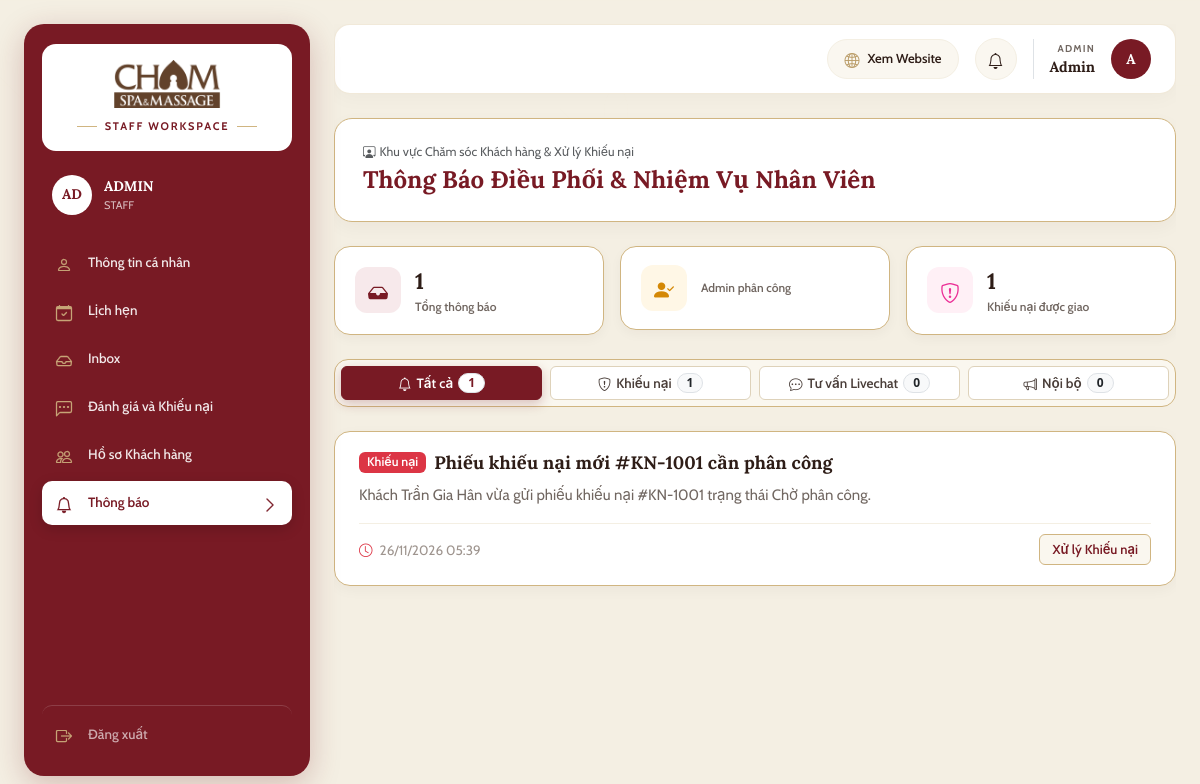
The page /marketing/staff/ (signed in) on the database its author committed.
### core/models.py (models this page shows, shortened)
class User(AbstractUser):
    name = models.CharField(max_length=255, verbose_name="Họ và tên")
    email = models.EmailField(max_length=255, unique=True, verbose_name="Địa chỉ Email")
    phone = models.CharField(max_length=20, unique=True, verbose_name="Số điện thoại (Unique)")
    is_active = models.BooleanField(default=True, verbose_name="Trạng thái tài khoản (True=Hoạt động, False=Đã khóa)")
    updated_at = models.DateTimeField(auto_now=True, verbose_name="Thời điểm cập nhật gần nhất")
    class Meta:
        db_table = "chamspa_user"
        verbose_name = "Người dùng"
        verbose_name_plural = "MOD-05: 1. Người dùng (Users)"

class Notification(models.Model):
    STATUS_CHOICES = [
        ('Chờ gửi', 'Chờ gửi'),
        ('Đã gửi', 'Đã gửi'),
    ]
    notification_code = models.CharField(max_length=50, unique=True, null=True, blank=True, verbose_name="Mã thông báo")
    user = models.ForeignKey(User, on_delete=models.CASCADE, related_name='notifications',
                             verbose_name="Người nhận thông báo")
    title = models.CharField(max_length=255, verbose_name="Tiêu đề thông báo")
    content = models.TextField(verbose_name="Nội dung thông báo")
    promotion = models.ForeignKey(Promotion, on_delete=models.SET_NULL, null=True, blank=True,
                                  related_name='notifications', verbose_name="Khuyến mãi đính kèm")
    delivery_channels = models.CharField(max_length=100, default='Web', verbose_name="Kênh phát (Web/Email/SMS)")
    status = models.CharField(max_length=50, choices=STATUS_CHOICES, default='Chờ gửi', verbose_name="Trạng thái gửi")
    created_at = models.DateTimeField(auto_now_add=True, verbose_name="Thời điểm gửi thông báo")
    class Meta:
        db_table = "chamspa_notification"
        ordering = ['-created_at']
        verbose_name = "Thông báo hệ thống"
        verbose_name_plural = "MOD-07: 12. Thông báo hệ thống (Notifications)"

### marketing/views.py (the view)
# urls.py: path('staff/', views.staff_notifications_view, name='staff_notifications'),
@login_required
def staff_notifications_view(request):
    if not (request.user.is_staff or request.user.is_superuser):
        messages.error(request, "Khu vực này chỉ dành cho Nhân viên Cham Spa.")
        return redirect('marketing:notifications')
    ensure_sample_notifications_for_roles()
    tab = request.GET.get('tab', 'all')
    if tab == 'assigned':
        tab = 'complaints'
    if tab not in ('all', 'complaints', 'consultation', 'internal'):
        tab = 'all'
    search_kw = request.GET.get('q', '').strip()
    base_qs = filter_notifications_for_user(
        Notification.objects.filter(user=request.user),
        request.user,
    ).order_by('-created_at')
    stats = {
        'all': 0,
        'complaints': 0,
        'consultation': 0,
        'internal': 0,
    }
    url_cache = {}
    filtered_notifs = []
    search_l = search_kw.lower()
    for notif in base_qs:
        meta = classify_staff_notification(notif)
        cat = meta['category']
        notif.staff_category = cat
        notif.staff_badge_label = meta['badge_label']
        notif.staff_badge_class = meta['badge_class']
        url_name = meta['action_url_name']
        if url_name:
            cache_key = (url_name, meta['action_query'])
            if cache_key not in url_cache:
                url_cache[cache_key] = reverse(url_name) + meta['action_query']
            notif.staff_action_url = url_cache[cache_key]
            notif.staff_action_label = meta['action_label']
        else:
            notif.staff_action_url = ''
            notif.staff_action_label = ''
        stats['all'] += 1
        stats[cat] += 1
        if search_l and search_l not in (notif.title or '').lower() and search_l not in (notif.content or '').lower():
            continue
        if tab != 'all' and cat != tab:
            continue
        filtered_notifs.append(notif)
    paginator = Paginator(filtered_notifs, 12)
    page_number = request.GET.get('page', 1)
    page_obj = paginator.get_page(page_number)
    context = {
        'base_layout': 'layouts/staff_layout.html',
        'notifications': page_obj,
        'page_obj': page_obj,
        'active_tab': tab,
        'search_query': search_kw,
        'stats': stats,
    }
    return render(request, 'marketing/staff_notifications.html', context)

### marketing/utils.py (called while the page is built, shortened)
def filter_notifications_for_user(qs, user):
    if user and getattr(user, 'is_superuser', False):
        return exclude_customer_notifications(qs)
    if user and getattr(user, 'is_staff', False):
        return exclude_ktv_shift_notifications(exclude_customer_notifications(qs))
    return qs

def classify_staff_notification(notif):
    code = (getattr(notif, 'notification_code', None) or '').upper()
    title_l = (getattr(notif, 'title', None) or '').lower()
    content_l = (getattr(notif, 'content', None) or '').lower()
    if code.startswith('TB-COMP') or 'khiếu nại' in title_l or 'khiếu nại' in content_l:
        return {
            'category': 'complaints',
            'badge_label': 'Khiếu nại',
            'badge_class': 'badge bg-danger text-white px-2 py-1',
            'action_url_name': 'feedbacks:admin_management',
            'action_query': '?tab=complaints',
            'action_label': 'Xử lý Khiếu nại',
        }

def ensure_sample_notifications_for_roles():
    return 0

### templates/marketing/staff_notifications.html (shortened to what this page needs)
{% extends "layouts/staff_layout.html" %}
{% load static %}
{% block body_class %}page-marketing-staff-notifications{% endblock %}
{% block staff_content %}
<div class="staff-notifications-wrapper">
    <div class="staff-notif-header">
        <div>
            <div class="mb-1 text-muted" style="font-size: 12.5px;">
                <i class="bi bi-person-workspace me-1"></i>Khu vực Chăm sóc Khách hàng &amp; Xử lý Khiếu nại
            </div>
            <h1 class="staff-notif-title">Thông Báo Điều Phối & Nhiệm Vụ Nhân Viên</h1>
        </div>
    </div>
    <div class="row g-3 mb-4">
        <div class="col-sm-4">
            <div class="staff-task-stat-card">
                <div class="staff-stat-icon" style="background: #F7E9EB; color: #781A24;">
                    <i class="bi bi-inbox-fill"></i>
                </div>
                <div>
                    <div style="font-family: var(--font-serif); font-size: 22px; font-weight: 700; color: #2E1D17;">{{ stats.all }}</div>
                    <div style="font-size: 12px; color: #716761; font-weight: 600;">Tổng thông báo</div>
                </div>
            </div>
        </div>
        <div class="col-sm-4">
            <div class="staff-task-stat-card">
                <div class="staff-stat-icon" style="background: #FFF7E6; color: #D48806;">
                    <i class="bi bi-person-check-fill"></i>
                </div>
                <div>
                    <div style="font-size: 12px; color: #716761; font-weight: 600;">Admin phân công</div>
                </div>
            </div>
        </div>
        <div class="col-sm-4">
            <div class="staff-task-stat-card">
                <div class="staff-stat-icon" style="background: #FFF0F6; color: #EB2F96;">
                    <i class="bi bi-shield-exclamation"></i>
                </div>
                <div>
                    <div style="font-family: var(--font-serif); font-size: 22px; font-weight: 700; color: #2E1D17;">{{ stats.complaints }}</div>
                    <div style="font-size: 12px; color: #716761; font-weight: 600;">Khiếu nại được giao</div>
                </div>
            </div>
        </div>
    </div>
    <div class="staff-filter-tabs">
        <a href="?tab=all" class="staff-filter-btn {% if active_tab == 'all' %}active{% endif %}">
            <i class="bi bi-bell"></i>
            <span>Tất cả</span>
            <span class="badge bg-light text-dark border">{{ stats.all }}</span>
        </a>
        <a href="?tab=complaints" class="staff-filter-btn {% if active_tab == 'complaints' %}active{% endif %}">
            <i class="bi bi-shield-exclamation"></i>
            <span>Khiếu nại</span>
            <span class="badge bg-light text-dark border">{{ stats.complaints }}</span>
        </a>
        <a href="?tab=consultation" class="staff-filter-btn {% if active_tab == 'consultation' %}active{% endif %}">
            <i class="bi bi-chat-dots"></i>
            <span>Tư vấn Livechat</span>
            <span class="badge bg-light text-dark border">{{ stats.consultation }}</span>
        </a>
        <a href="?tab=internal" class="staff-filter-btn {% if active_tab == 'internal' %}active{% endif %}">
            <i class="bi bi-megaphone"></i>
            <span>Nội bộ</span>
            <span class="badge bg-light text-dark border">{{ stats.internal }}</span>
        </a>
    </div>
    <div class="staff-notifs-list">
        {% for notif in notifications %}
            <div class="staff-notif-card">
                <div class="staff-notif-card-header">
                    <div class="d-flex align-items-center gap-2">
                        <span class="{{ notif.staff_badge_class }}" style="font-size: 12.5px; font-weight: 600;">{{ notif.staff_badge_label }}</span>
                        <h4 class="staff-notif-card-title">{{ notif.title }}</h4>
                    </div>
                </div>
                <div class="staff-notif-card-desc">
                    {{ notif.content|linebreaks }}
                </div>
                <div class="staff-notif-card-footer">
                    <div>
                        <i class="bi bi-clock me-1 text-danger"></i>
                        <span>{{ notif.created_at|date:"d/m/Y H:i" }}</span>
                    </div>
                    <div>
                        {% if notif.staff_action_url %}
                            <a href="{{ notif.staff_action_url }}" class="btn-cham-view-link">
                                <span>{{ notif.staff_action_label }}</span>
                            </a>
                        {% endif %}
                    </div>
                </div>
            </div>
        {% endfor %}
    </div>
</div>
{% endblock %}

### templates/components/sidebar_staff.html (shortened to what this page needs)
{% load static %}
<aside class="staff-sidebar">
    <div class="staff-brand-panel">
        <a href="{% url 'dashboard:staff' %}">
            <img src="{% static 'images/chamspa-logo.png' %}" alt="Cham Spa Logo">
        </a>
        <div>
            <span class="workspace-badge-label">STAFF WORKSPACE</span>
        </div>
    </div>
    <div class="staff-identity-card">
        <div class="staff-avatar">{{ user.name|default:user.username|default:"Staff"|slice:":2"|upper }}</div>
        <div>
            <div class="staff-name">{{ user.name|default:user.username|default:"STAFF"|upper }}</div>
            <div class="staff-shift-label">STAFF</div>
        </div>
    </div>
    <nav class="d-flex flex-column gap-1 flex-grow-1">
        <a href="{% url 'accounts:profile' %}"
            class="staff-nav-item {% if request.resolver_match.url_name == 'profile' %}active{% endif %}"
            data-nav-target="Thông tin cá nhân">
            <div class="d-flex align-items-center gap-3">
                <i class="bi bi-person fs-6"></i>
                <span>Thông tin cá nhân</span>
            </div>
        </a>
        <a href="{% url 'appointment:staff_appointments' %}" class="staff-nav-item {% if request.resolver_match.app_name == 'appointment' and 'staff' in request.resolver_match.url_name %}active{% endif %}" data-nav-target="Lịch hẹn">
            <div class="d-flex align-items-center gap-3">
                <i class="bi bi-calendar-check fs-6"></i>
                <span>Lịch hẹn</span>
            </div>
        </a>
        <a href="{% url 'chatbox:inbox' %}" class="staff-nav-item {% if request.resolver_match.app_name == 'chatbox' or request.GET.tab == 'inbox' %}active{% endif %}" data-nav-target="Inbox">
            <div class="d-flex align-items-center gap-3">
                <i class="bi bi-inbox fs-6"></i>
                <span>Inbox</span>
            </div>
        </a>
        <a href="{% url 'feedbacks:admin_management' %}" class="staff-nav-item {% if request.resolver_match.app_name == 'feedbacks' %}active{% endif %}"
            data-nav-target="Đánh giá và Khiếu nại">
            <div class="d-flex align-items-center gap-3">
                <i class="bi bi-chat-left-dots fs-6"></i>
                <span>Đánh giá và Khiếu nại</span>
            </div>
        </a>
        <a href="{% url 'health:staff_lookup' %}"
            class="staff-nav-item {% if request.resolver_match.app_name == 'health' or request.resolver_match.url_name == 'admin_customer_detail' or request.resolver_match.url_name == 'admin_customer_list' %}active{% endif %}"
            data-nav-target="Hồ sơ Khách hàng">
            <div class="d-flex align-items-center gap-3">
                <i class="bi bi-people fs-6"></i>
                <span>Hồ sơ Khách hàng</span>
            </div>
        </a>
        <a href="{% url 'marketing:staff_notifications' %}" class="staff-nav-item {% if request.resolver_match.app_name == 'marketing' %}active{% endif %}"
            data-nav-target="Thông báo">
            <div class="d-flex align-items-center gap-3">
                <i class="bi bi-bell fs-6"></i>
                <span>Thông báo</span>
            </div>
            <i class="bi bi-chevron-right sidebar-chevron"></i>
        </a>
        <a href="{% url 'accounts:logout' %}" class="staff-nav-item staff-logout-item">
            <div class="d-flex align-items-center gap-3">
                <i class="bi bi-box-arrow-right fs-6"></i>
                <span>Đăng xuất</span>
            </div>
        </a>
    </nav>
</aside>

### templates/components/topbar_workspace.html (shortened to what this page needs)
{% load static %}
<header class="workspace-topbar">
    <div class="d-flex align-items-center gap-3 ms-auto">
        <a href="{% url 'home' %}" class="btn-workspace-view-web text-decoration-none" title="Xem giao diện Website khách hàng">
            <i class="bi bi-globe2"></i>
            <span>Xem Website</span>
        </a>
        <div class="cham-notif-dropdown-wrapper position-relative">
            <button class="workspace-bell-btn" type="button" title="Thông báo hệ thống" aria-label="Thông báo" id="workspaceBellBtn">
                <i class="bi bi-bell"></i>
            </button>
        </div>
        <div class="profile-dropdown-container">
            <div class="d-flex align-items-center gap-3 ps-3 border-start" style="cursor: pointer;" title="Tài khoản cá nhân & Phân quyền">
                <div class="text-end d-none d-sm-block">
                    <div style="font-size: 10px; font-weight: 700; letter-spacing: 1.2px; color: var(--cham-muted); text-transform: uppercase;">
                        {% if user.is_superuser %}ADMIN{% elif user.is_staff %}STAFF{% else %}CUSTOMER{% endif %}
                    </div>
                    <div style="font-family: var(--font-serif); font-size: 14.5px; font-weight: 700; color: var(--cham-dark);">
                        {{ user.name|default:user.username|default:"Tài khoản" }}
                    </div>
                </div>
                <div class="admin-avatar" style="width: 40px; height: 40px; font-size: 14px;">
                    {{ user.name|default:user.username|default:"U"|make_list|first|upper }}
                </div>
            </div>
        </div>
    </div>
</header>

### rows shown on the page
User: name "AD", name "ADMIN", name "Admin", name|make_list "A"
Notification: staff_badge_label "Khiếu nại", title "Phiếu khiếu nại mới #KN-1001 cần phân công", content "Khách Trần Gia Hân vừa gửi phiếu khiếu nại #KN-1001 trạng thái Chờ phân công.", created_at "26/11/2026 05:39", staff_action_label "Xử lý Khiếu nại"

### other values the page prints
{{ stats.all }} "1"
{{ stats.complaints }} "1"
{{ stats.consultation }} "0"
{{ stats.internal }} "0"
